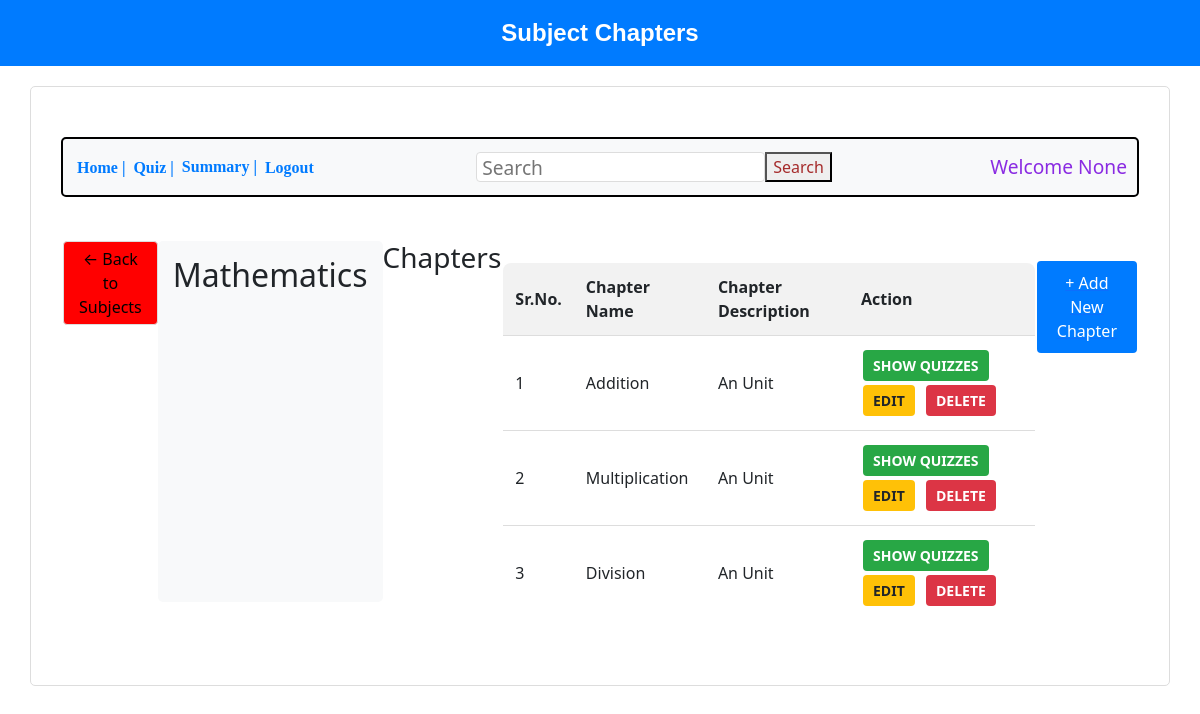
The app's page /show_chapters/1, older data.
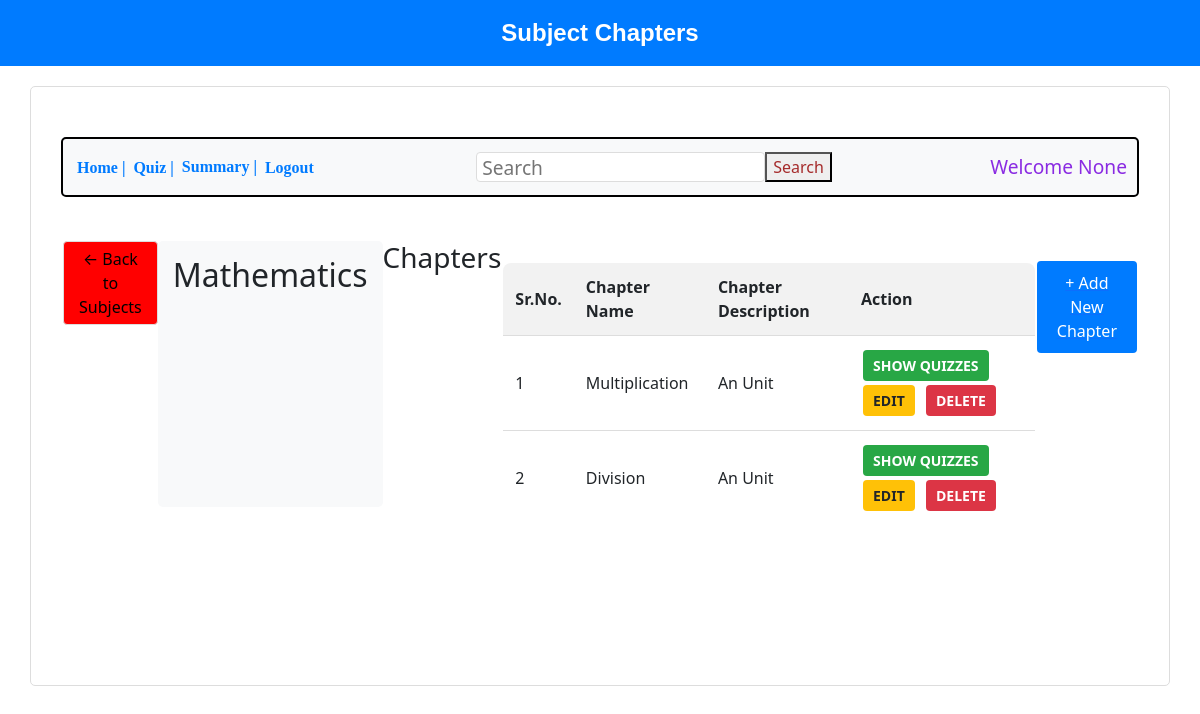
The same page, newer data.
### backend/models.py (models this page shows, shortened)
class Subject(db.Model):
    __tablename__ = "subjects"
    id = db.Column(db.Integer, primary_key=True)
    name = db.Column(db.String, nullable=False, unique=True)
    desc = db.Column(db.String, nullable=False, unique=True)
    chapters = db.relationship('Chapter', backref='subject', lazy='dynamic')

class Chapter(db.Model):
    __tablename__ = "chapters"
    id = db.Column(db.Integer, primary_key=True)
    name = db.Column(db.String, nullable=False)
    desc = db.Column(db.String, nullable=False)
    subject_id = db.Column(db.Integer, db.ForeignKey('subjects.id'), nullable=False)
    questions = db.relationship('Question', backref='chapter', lazy='dynamic')

### backend/controllers.py (the view)
@app.route("/show_chapters/<int:subject_id>")
def show_chapters(subject_id):
    subject = Subject.query.get_or_404(subject_id)
    chapters = Chapter.query.filter_by(subject_id=subject_id).all()
    return render_template("show_chapters.html",subject=subject, chapters=chapters, name=request.args.get('email'))

### templates/show_chapters.html (shortened to what this page needs)
<!DOCTYPE html>
<html lang="en">
<head>
    <link rel="stylesheet" href="/static/style.css">
    <link rel="stylesheet" href="https://cdnjs.cloudflare.com/ajax/libs/bootstrap/5.3.2/css/bootstrap.min.css">
</head>
<body>
    <header class="header2">Subject Chapters</header>
    <div class="bordertime">
        <div class="button-container">
            <a href="/admin_dash"><button class="nav-button">Home |</button></a>
            <a href="/quiz-mgmt"><button class="nav-button">Quiz |</button></a>
            <button class="nav-button">Summary |</button>
            <a href="/login"><button class="nav-button">Logout</button></a>
            <input class="search" type="search" placeholder="Search">
            <button class="searching">Search</button>
            <h4 class="text">Welcome {{ name }}</h4>
        </div>
        <div class="container mt-4">
            <a href="/admin_dash">
                <button class="back-btn">← Back to Subjects</button>
            </a>
            <div class="subject-info">
                <h2>{{ subject.name }}</h2>
            </div>
            <h3>Chapters</h3>
            {% if chapters %}
                <table class="chapter-table">
                    <thead>
                        <tr>
                            <th>Sr.No.</th>
                            <th>Chapter Name</th>
                            <th>Chapter Description</th>
                            <th>Action</th>
                        </tr>
                    </thead>
                    <tbody>
                        {% for chapter in chapters %}
                            <tr>
                                <td>{{ loop.index }}</td>
                                <td>{{ chapter.name }}</td>
                                <td>{{ chapter.desc }}</td>
                                <td>
                                    <a href="{{ url_for('show_quizzes', subject_id=subject.id, chapter_id=chapter.id) }}">
                                        <button class="action-btn show-btn">SHOW QUIZZES</button>
                                    </a>
                                    <button class="action-btn edit-btn" data-bs-toggle="modal"
                                            data-bs-target="#editChapterModal"
                                            data-chapter-id="{{ chapter.id }}"
                                            data-chapter-name="{{ chapter.name }}"
                                            data-chapter-desc="{{ chapter.desc }}">
                                        EDIT
                                    </button>
                                    <a href="{{ url_for('delete_chapter', chapter_id=chapter.id) }}"
                                       onclick="return confirm('Are you sure you want to delete this chapter?')">
                                        <button class="action-btn delete-btn">DELETE</button>
                                    </a>
                                </td>
                            </tr>
                        {% endfor %}
                    </tbody>
                </table>
            {% else %}
                <div class="no-chapters">
                    <h3>No Chapters available for this subject</h3>
                    <p>Click the button below to add a new chapter.</p>
                </div>
            {% endif %}
            <a href="{{ url_for('new_chapter', subject_id=subject.id) }}">
                <button type="button" class="add-chapter-btn">+ Add New Chapter</button>
            </a>
        </div>
    </div>
</body>
</html>

### static/style.css (style rules this page uses)
.container { display: flex; justify-content: space-around; }
table { width: 100%; border-collapse: collapse; }
th, td { text-align: left; padding: 8px; }
th { font-weight: bold; text-align: center; }
.bordertime { border: 2px solid black; border-radius: 20px; height: 600px; }
.button-container { padding-left: 20px; display: flex; align-items: center; border: 2px solid black; height: 60px; border-radius: 10px; border-radius: 20px; margin-top: 30px; margin-left: 10px; margin-right: 10px; }
.nav-button { background-color: transparent; text-align: center; display: inline-block; font-size: 16px; cursor: pointer; margin: 0%; padding: 0px 4px; border: none; color: green; font-family: cursive; }
.search { font-size: larger; margin-left: 200px; padding: 0px 50px; height: 30px; }
.searching { height: 30px; color: brown; }
.text { margin-left: 300px; font-size: larger; color: blueviolet; }
.bordertime { border: 1px solid #ddd; padding: 20px; border-radius: 5px; margin: 20px auto; width: 95%; }
.header2 { background-color: #007bff; color: white; text-align: center; padding: 15px; font-size: 24px; font-weight: bold; }
.button-container { display: flex; align-items: center; margin-bottom: 20px; padding: 10px; background-color: #f8f9fa; border-radius: 5px; }
.nav-button { background: none; border: none; color: #007bff; cursor: pointer; font-weight: bold; }
.back-btn { margin-bottom: 20px; padding: 5px 15px; background-color: red; border: 1px solid #ddd; border-radius: 4px; cursor: pointer; }
.text { margin-left: auto; margin-bottom: 0; }
.search { margin-left: auto; padding: 5px; border-radius: 4px; border: 1px solid #ddd; }
.chapter-table { width: 100%; border-collapse: collapse; margin-top: 20px; }
.chapter-table th, .chapter-table td { padding: 12px; text-align: left; border-bottom: 1px solid #ddd; }
.chapter-table th { background-color: #f2f2f2; }
.action-btn { margin: 2px; padding: 6px 12px; border: none; border-radius: 4px; cursor: pointer; }
.show-btn { background-color: #28a745; color: white; }
.edit-btn { background-color: #ffc107; color: black; }
.delete-btn { background-color: #dc3545; color: white; }
.add-chapter-btn { display: block; margin: 20px auto; padding: 10px 20px; background-color: #007bff; color: white; border: none; border-radius: 4px; cursor: pointer; }
.subject-info { background-color: #f8f9fa; padding: 15px; border-radius: 5px; margin-bottom: 20px; }
body { font-family: 'Segoe UI', Tahoma, Geneva, Verdana, sans-serif; background-color: #f4f6f8; color: #333; margin: 0; padding: 0; }
h1, h2, h3 { color: #222; }
a { text-decoration: none; color: #007bff; }
.header2 { padding: 20px; background-color: white; color: black; text-align: center; font-size: xx-large; font-family: Verdana, Geneva, Tahoma, sans-serif; }
.container { max-width: 900px; margin: 20px auto; background: white; padding: 20px; border-radius: 8px; }
.action-btn { padding: 6px 12px; border-radius: 5px; font-size: 14px; cursor: pointer; }
.edit-btn { background-color: #ffc107; color: #000; }
.delete-btn { background-color: #dc3545; color: #fff; }
.action-btn { padding: 5px 10px; border: none; border-radius: 4px; cursor: pointer; margin-right: 5px; font-weight: bold; }
.edit-btn { background-color: #ffc107; color: #212529; }
table { margin-top: 10px; width: 100%; border-collapse: collapse; border: 2px solid black; border-radius: 10px; overflow: hidden; }
th, td { padding: 10px; text-align: left; }
body { font-family: Arial, sans-serif; text-align: center; background-color: #f8f8f8; }

Row changes from the older to the newer data that the page shows:
removed Chapter: name "Addition", desc "An Unit"
